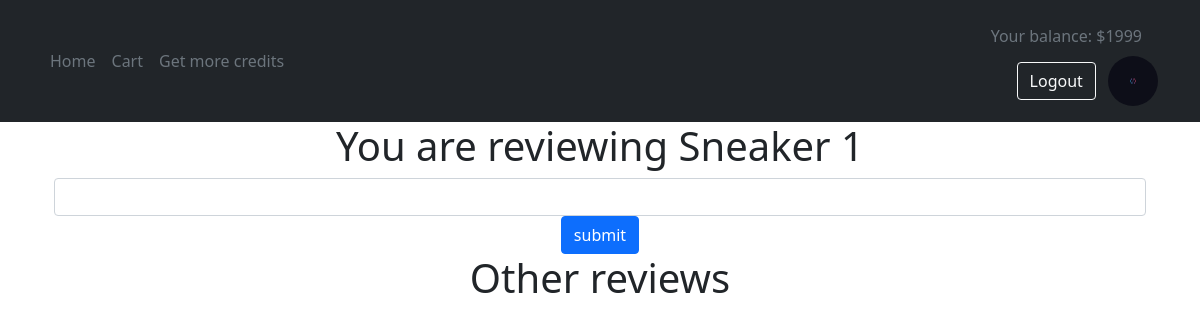
/review/1 (signed in), run on the app's committed database.
### hack/models.py (models this page shows)
class User(db.Model,UserMixin):
    id = db.Column(db.Integer,primary_key = True)
    image = db.Column(db.String, default='default.png')
    username = db.Column(db.String, nullable=False)
    email = db.Column(db.String(64),index=True)
    password = db.Column(db.String)
    credits = db.Column(db.Integer, default=1000)
    products = db.relationship('Product', backref='user')
    reviews = db.relationship('Review')

class Product(db.Model):
    id = db.Column(db.Integer, primary_key=True)
    image = db.Column(db.String, nullable=False)
    category = db.Column(db.String, nullable=False)
    name = db.Column(db.String, nullable=False)
    price = db.Column(db.Integer, nullable=False)
    user_id = db.Column(db.Integer, db.ForeignKey('user.id'))
    reviews = db.relationship('Review', backref='product')

### app.py (the view)
@app.route('/review/<id>', methods=['GET', 'POST'])
@login_required
def review_product(id):
    form = ReviewForm()
    product = Product.query.filter_by(id=id).first()
    if form.validate_on_submit():
        new_review = Review(text=form.review.data, product_id=product.id, reviewer=current_user.username)
        db.session.add(new_review)
        db.session.commit()
    return render_template('review.html', form=form, product=product)

### hack/forms.py
class ReviewForm(FlaskForm):
    review = StringField('review', validators=[DataRequired()])
    submit = SubmitField('submit')

### hack/models.py (called while the page is built)
@login_manager.user_loader
def load_user(user_id):
    return User.query.get(user_id)

### hack/templates/review.html (shortened to what this page needs)
{% extends 'base.html' %}
{% block content %}
    <center><h1>
        You are reviewing {{product.name}}
    </h1>
    <form action="/review/{{product.id}}" method="post" class="container-fluid mt-2">
        {{form.review(class='form-control')}}
        {{form.submit(class='btn btn-primary')}}
    </form>
    <h1>Other reviews</h1>
</center>
{% endblock %}

### hack/templates/base.html (shortened to what this page needs)
<!DOCTYPE html>
<html lang="en">
  <head>
    <link
      href="https://cdn.jsdelivr.net/npm/bootstrap@5.0.2/dist/css/bootstrap.min.css"
      rel="stylesheet"
    />
  </head>
  <body>
    <header class="p-3 text-light bg-dark">
      <div class="container">
        <div class="d-flex flex-wrap align-items-center justify-content-center justify-content-lg-start">
          <ul class="nav col-12 col-lg-auto me-lg-auto mb-2 justify-content-center mb-md-0">
            <li><a href="/" class="nav-link px-2 text-secondary">Home</a></li>
            {% if current_user.is_authenticated %}
            <li><a href="/cart" class="nav-link px-2 text-secondary">Cart</a></li>
            <li><a href="/get_credits" class="nav-link px-2 text-secondary">Get more credits</a></li>
            {% endif %}
          </ul>
          <div class="text-end">
            {% if current_user.is_authenticated %}
            <a class="nav-link px-2 text-secondary me-2">Your balance: ${{current_user.credits}}</a>
            <a href="/logout">
              <button type="button" class="btn btn-outline-light me-2">Logout</button></a>
              <a href="/profile"><img height="50" width='50' class='rounded-circle' src='/static/users/{{current_user.image}}'></a>
            {% else %}
            <a href="/login">
              <button type="button" class="btn btn-outline-light me-2">Login</button></a>
              <a href="/reg">
              <button type="button" class="btn btn-primary">Register</button></a>
            {% endif %}
          </div>
        </div>
      </div>
    </header>
    <div class="container">{% block content %}{% endblock %}</div>
  </body>
</html>

### data on the page
User: credits "1999", image (picture)
Product: name "Sneaker 1"
